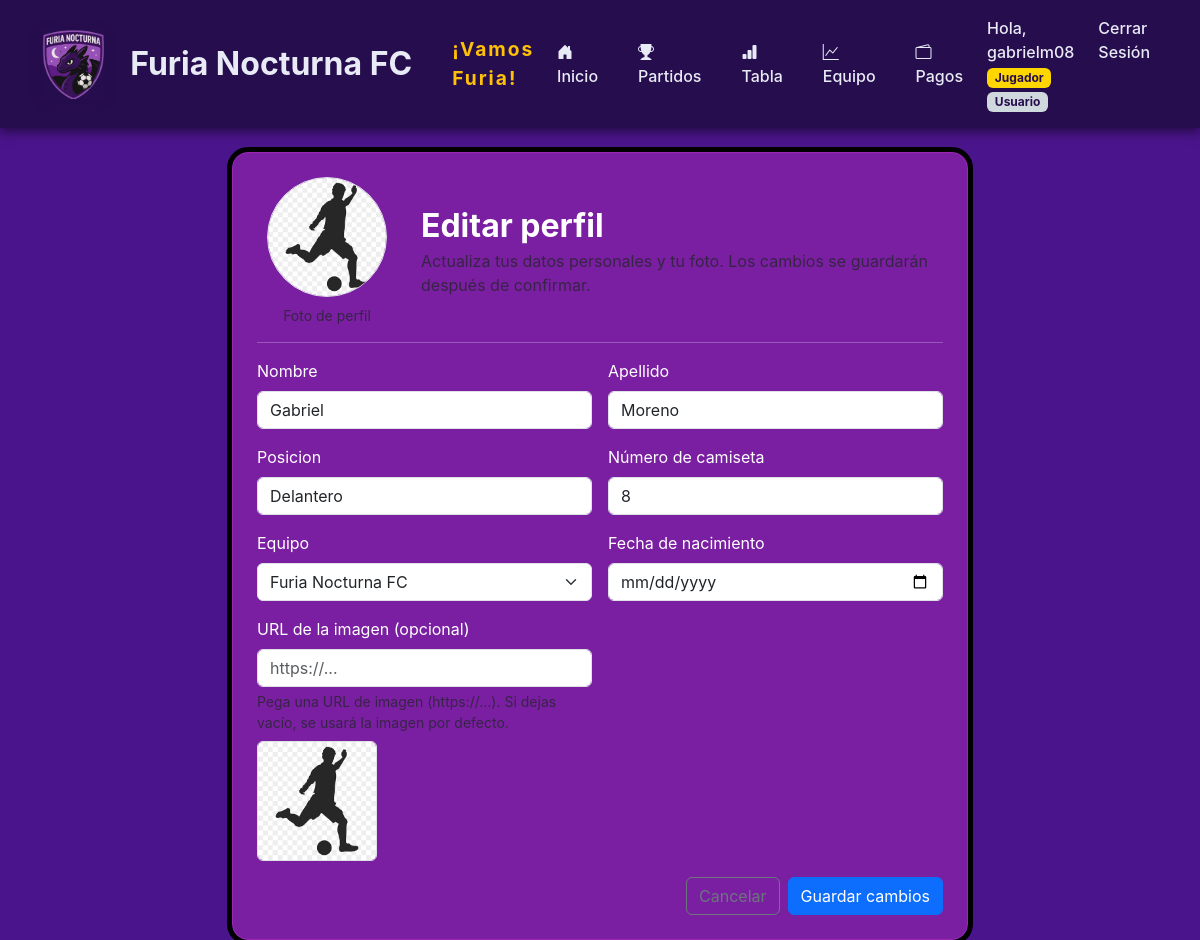
The page /perfil/editar/ (signed in) on the database its author committed.
### jugadores/models.py (models this page shows, shortened)
class Jugador(models.Model):
    user = models.OneToOneField(User, on_delete=models.CASCADE, verbose_name=_('usuario'))
    nombre = models.CharField(_('nombre'), max_length=100)
    apellido = models.CharField(_('apellido'), max_length=100)
    cedula = models.CharField(_('cédula'), max_length=8, unique=True)
    fecha_de_nacimiento = models.DateField(_('fecha de nacimiento'), null=True, blank=True)
    edad = models.PositiveSmallIntegerField(_('edad'), null=True, blank=True, editable=False)
    posicion = models.CharField(_('posición'), max_length=50)
    numero_de_camiseta = models.IntegerField(_('número de camiseta'), null=True, blank=True)
    imagen_url = models.URLField(
        max_length=500,  # Suficiente longitud para la URL de Imgur
        null=True,
        blank=True
    )
    equipo = models.ForeignKey(Equipo, on_delete=models.SET_NULL, null=True, default=get_default_equipo_id, verbose_name=_('equipo'))

### jugadores/views.py (the view)
# urls.py: path('perfil/editar/', views.editar_perfil, name='editar_perfil'),
@login_required
def editar_perfil(request):
    jugador = get_object_or_404(Jugador, user=request.user)
    if request.method == 'POST':
        form = JugadorForm(request.POST, request.FILES, instance=jugador)
        if form.is_valid():
            form.save()
            return redirect('perfil_jugador', jugador_id=jugador.id)
    else:
        form = JugadorForm(instance=jugador)
    contexto = {'form': form}
    return render(request, 'jugadores/editar_perfil.html', contexto)

### jugadores/models.py (called while the page is built)
    def __str__(self):
        return self.nombre

### jugadores/templates/jugadores/editar_perfil.html (shortened to what this page needs)
{% extends 'jugadores/base.html' %}
{% load static %}
{% block contenido %}
<div class="row justify-content-center">
  <div class="col-12 col-md-10 col-lg-8">
    <div class="card p-4 shadow-sm">
      <div class="d-flex align-items-center gap-4">
        <div class="flex-shrink-0 text-center" style="width:140px">
          {% if admin_edit and jugador and jugador.imagen_url %}
            <img id="currentAvatar" src="{{ jugador.imagen_url }}" alt="Foto de perfil" class="img-fluid rounded-circle border" style="width:120px; height:120px; object-fit:cover;">
          {% elif user.is_authenticated and user.jugador %}
            {% if user.jugador.imagen_url %}
              <img id="currentAvatar" src="{{ user.jugador.imagen_url }}" alt="Foto de perfil" class="img-fluid rounded-circle border" style="width:120px; height:120px; object-fit:cover;">
            {% else %}
              <img id="currentAvatar" src="{% static 'jugadores/images/avatar-placeholder.png' %}" alt="Avatar por defecto" class="img-fluid rounded-circle border" style="width:120px; height:120px; object-fit:cover;">
            {% endif %}
          {% else %}
            <img id="currentAvatar" src="{% static 'jugadores/images/avatar-placeholder.png' %}" alt="Avatar por defecto" class="img-fluid rounded-circle border" style="width:120px; height:120px; object-fit:cover;">
          {% endif %}
          <small class="d-block mt-2 text-muted">Foto de perfil</small>
        </div>
        <div class="flex-grow-1">
          <h2 class="card-title mb-1">Editar perfil</h2>
          <p class="text-muted mb-0">Actualiza tus datos personales y tu foto. Los cambios se guardarán después de confirmar.</p>
        </div>
      </div>
      <hr class="my-3">
      <form id="form-editar-perfil" method="post" enctype="multipart/form-data" novalidate>
        <div class="row g-3">
          <div class="col-12 col-md-6">
            <label class="form-label">{{ form.nombre.label }}</label>
            {{ form.nombre }}
          </div>
          <div class="col-12 col-md-6">
            <label class="form-label">{{ form.apellido.label }}</label>
            {{ form.apellido }}
          </div>
          <div class="col-12 col-md-6">
            <label class="form-label">{{ form.posicion.label }}</label>
            {{ form.posicion }}
          </div>
          <div class="col-12 col-md-6">
            <label class="form-label">{{ form.numero_de_camiseta.label }}</label>
            {{ form.numero_de_camiseta }}
          </div>
          <div class="col-12 col-md-6">
            <label class="form-label">{{ form.equipo.label }}</label>
            {{ form.equipo }}
          </div>
          <div class="col-12 col-md-6">
            <label class="form-label">{{ form.fecha_de_nacimiento.label }}</label>
            {{ form.fecha_de_nacimiento }}
          </div>
          <div class="col-12 col-md-6">
            <label class="form-label">URL de la imagen (opcional)</label>
            {{ form.imagen_url }}
            <div class="form-text">Pega una URL de imagen (https://...). Si dejas vacío, se usará la imagen por defecto.</div>
            <div id="previewContainer" class="mt-2" aria-live="polite"></div>
          </div>
          <div class="col-12">
            <div class="d-flex justify-content-end gap-2">
              {% if admin_edit and jugador %}
              <a href="{% url 'perfil_jugador' jugador.id %}" class="btn btn-outline-secondary">Cancelar</a>
              {% elif user.is_authenticated and user.is_staff %}
              <a href="{% url 'admin:index' %}" class="btn btn-outline-secondary">Cancelar</a>
              {% elif user.is_authenticated and user.jugador %}
              <a href="{% url 'perfil_jugador' user.jugador.id %}" class="btn btn-outline-secondary">Cancelar</a>
              {% else %}
              <a href="{% url 'inicio' %}" class="btn btn-outline-secondary">Cancelar</a>
              {% endif %}
              {% if admin_edit %}
                <button type="button" class="btn btn-primary" data-bs-toggle="modal" data-bs-target="#confirmModalEditarPerfil">Guardar cambios</button>
              {% elif user.is_authenticated %}
                {% if user.jugador or user.is_staff %}
                  <button type="button" class="btn btn-primary" data-bs-toggle="modal" data-bs-target="#confirmModalEditarPerfil">Guardar cambios</button>
                {% else %}
                  <button type="button" class="btn btn-primary" disabled title="No autorizado">Guardar cambios</button>
                {% endif %}
              {% else %}
                <button type="button" class="btn btn-primary" disabled title="No autorizado">Guardar cambios</button>
              {% endif %}
            </div>
          </div>
        </div>
      </form>
    </div>
  </div>
</div>
{% endblock %}

### jugadores/templates/jugadores/base.html (shortened to what this page needs)
<!DOCTYPE html>
<html lang="es">
<head>
    <link href="https://cdn.jsdelivr.net/npm/bootstrap@5.3.3/dist/css/bootstrap.min.css" rel="stylesheet">
    <link href="https://cdn.jsdelivr.net/npm/bootstrap-icons@1.10.5/font/bootstrap-icons.css" rel="stylesheet">
</head>
<body>
    <nav class="navbar navbar-expand-lg navbar-dark" aria-label="Navegación principal">
        <div class="container">
            <a class="navbar-brand d-flex align-items-center gap-3" href="{% url 'inicio' %}" aria-label="Ir al inicio">
                {% load static %}
                <img src="{% static 'jugadores/images/logo.png' %}" alt="Logo de Furia Nocturna FC" style="height: 70px; box-shadow: 0 2px 8px #260D4D;">
                <span class="fw-bold" style="font-size: 2rem; color: #E8EAF6;">Furia Nocturna FC</span>
            </a>
            <span class="d-none d-md-block ms-4 fw-bold text-warning" style="font-size: 1.2rem; letter-spacing: 2px;">¡Vamos Furia!</span>
            <div class="collapse navbar-collapse" id="navbarNav">
                <ul class="navbar-nav me-auto gap-2">
                    <li class="nav-item">
                        <a class="nav-link px-3" href="{% url 'inicio' %}" aria-label="Inicio"><i class="bi bi-house-door-fill"></i> Inicio</a>
                    </li>
                    <li class="nav-item">
                        <a class="nav-link px-3" href="{% url 'resultados_partidos' %}" aria-label="Partidos"><i class="bi bi-trophy-fill"></i> Partidos</a>
                    </li>
                    <li class="nav-item">
                        <a class="nav-link px-3" href="{% url 'tabla_clasificacion' %}" aria-label="Tabla de clasificación"><i class="bi bi-bar-chart-fill"></i> Tabla</a>
                    </li>
                    <li class="nav-item">
                        <a class="nav-link px-3" href="/estadisticas_equipo/" aria-label="Estadísticas del equipo"><i class="bi bi-graph-up"></i> Equipo</a>
                    </li>
                    {% if user.is_authenticated %}
                        {% for g in user.groups.all %}
                            {% if g.name == 'jugadores' %}
                                <li class="nav-item">
                                    <a class="nav-link px-3" href="{% url 'registrar_pago' %}" aria-label="Registrar pago"><i class="bi bi-wallet2"></i> Pagos</a>
                                </li>
                            {% endif %}
                        {% endfor %}
                    {% endif %}
                </ul>
                <ul class="navbar-nav ms-auto gap-2">
                    {% if user.is_authenticated %}
                        {% if user.jugador %}
                            <li class="nav-item">
                                <a class="nav-link" href="{% url 'perfil_jugador' user.jugador.id %}" aria-label="Perfil de jugador">Hola, {{ user.username }}
                                    {% if user.is_superuser %}
                                        <span class="badge bg-warning text-dark">Administrador</span>
                                    {% elif user.is_staff %}
                                        <span class="badge" style="background-color: #7B1FA2; color: #FFFFFF;">Staff</span>
                                    {% elif user.groups.all|length > 0 %}
                                        {% with found_jugador=False %}
                                            {% for grupo in user.groups.all %}
                                                {% if grupo.name == 'jugadores' and not found_jugador %}
                                                    <span class="badge" style="background-color: #FFD600; color: #260D4D;">Jugador</span>
                                                {% endif %}
                                            {% endfor %}
                                            {% if not found_jugador %}
                                                <span class="badge" style="background-color: #CFD8DC; color: #260D4D;">Usuario</span>
                                            {% endif %}
                                        {% endwith %}
                                    {% else %}
                                        <span class="badge" style="background-color: #CFD8DC; color: #260D4D;">Usuario</span>
                                    {% endif %}
                                </a>
                            </li>
                        {% endif %}
                        <li class="nav-item">
                            <a class="nav-link" href="{% url 'cerrar_sesion' %}" aria-label="Cerrar sesión">Cerrar Sesión</a>
                        </li>
                    {% endif %}
                </ul>
            </div>
        </div>
    </nav>
    <div class="container mt-4" id="main-content" tabindex="-1">
        {% block contenido %}
        {% endblock %}
    </div>
</body>
</html>

### jugadores/templates/jugadores/base.html (style rules this page uses)
body { background-color: #4A148C; color: #E8EAF6; font-family: 'Inter', sans-serif; }
.card { outline: black solid 5px; background-color: #7B1FA2; color: #FFFFFF; border-color: #9C27B0; border-radius: 1rem; transition: transform 0.3s ease; }
.card-title { color: #FFFFFF; font-weight: bold; }
.navbar { background-color: #260D4D !important; box-shadow: 0 4px 10px rgba(0, 0, 0, 0.5); }
.navbar-brand { display: flex; align-items: center; font-size: 2rem; color: #E8EAF6 !important; font-weight: bold; transition: color 0.3s ease; }
.navbar-brand img { height: 100px; margin-right: 10px; }
.nav-link { color: #E8EAF6 !important; position: relative; font-weight: 500; transition: all 0.3s ease; }
.nav-link::after { content: ''; position: absolute; bottom: -5px; left: 50%; transform: translateX(-50%); width: 0; height: 2px; background-color: #E8EAF6; transition: width 0.3s ease; }

### rows shown on the page
Jugador: nombre "Gabriel", apellido "Moreno", posicion "Delantero", numero_de_camiseta "8", equipo "Furia Nocturna FC"

### other values the page prints
{{ user.username }} "gabrielm08"
